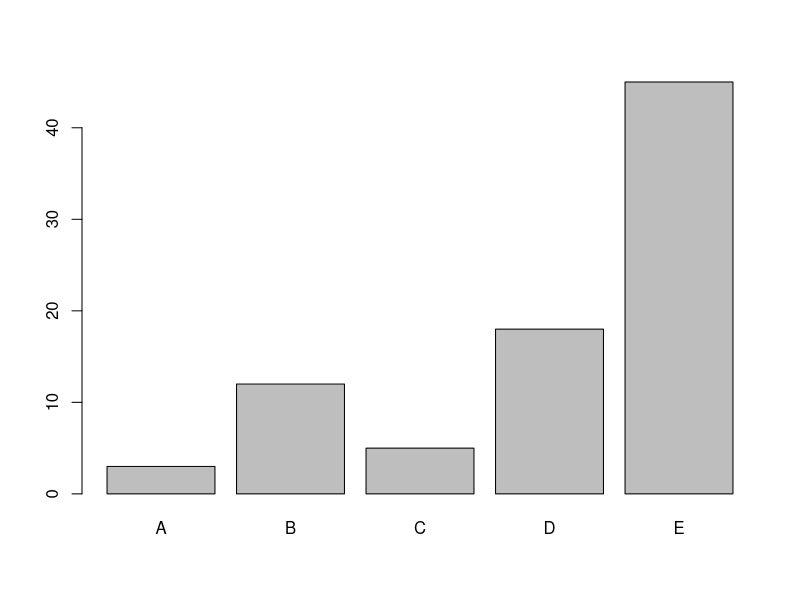
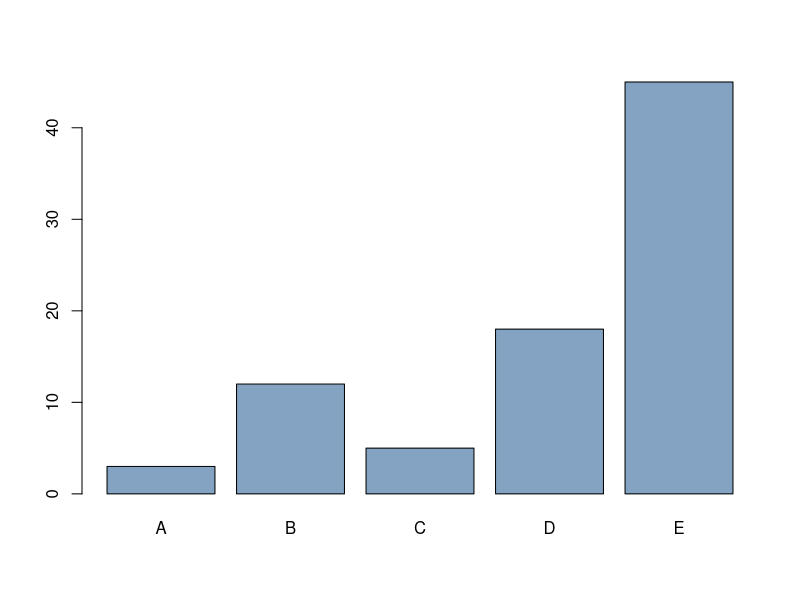
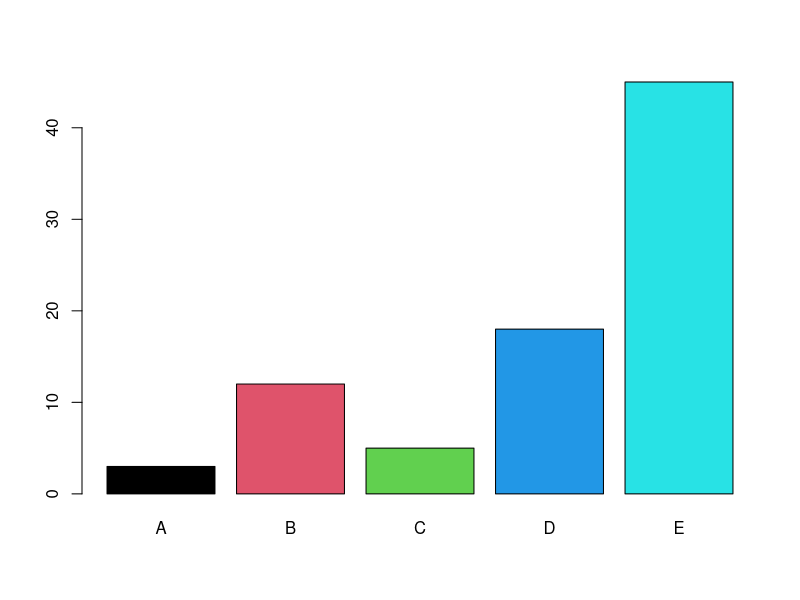
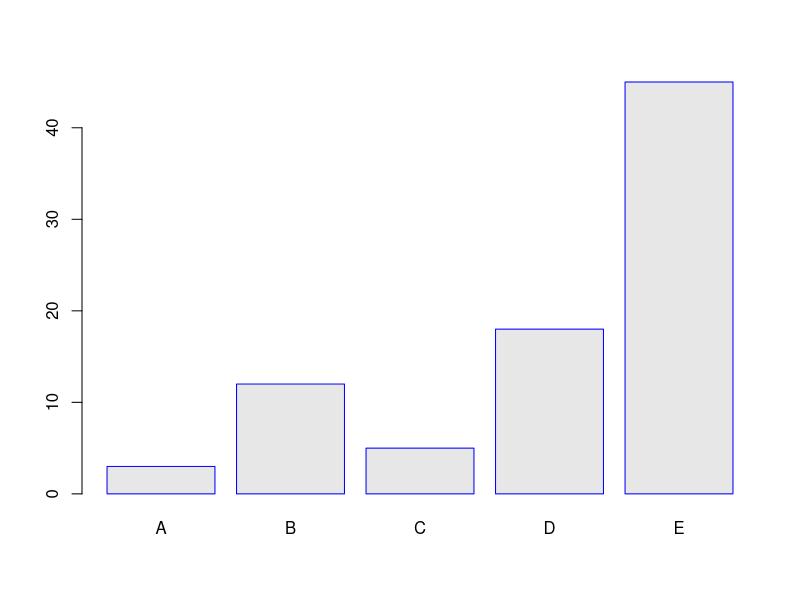
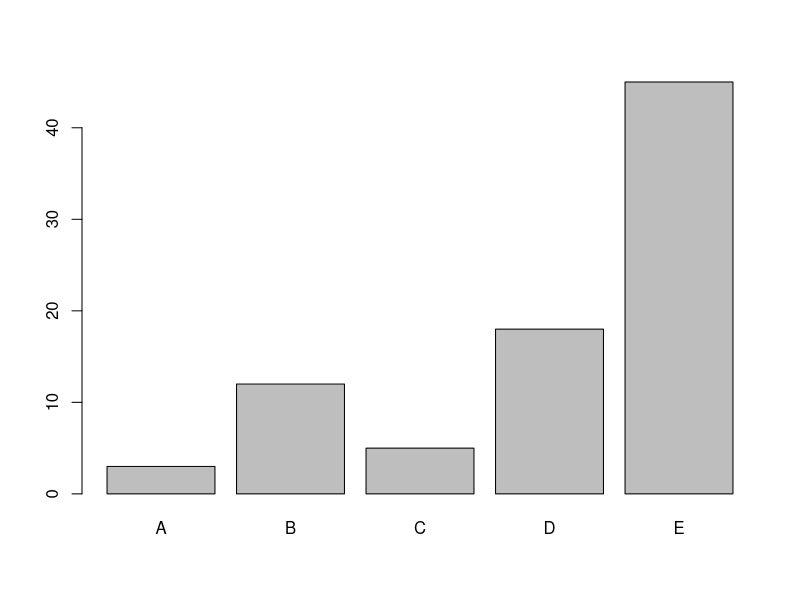
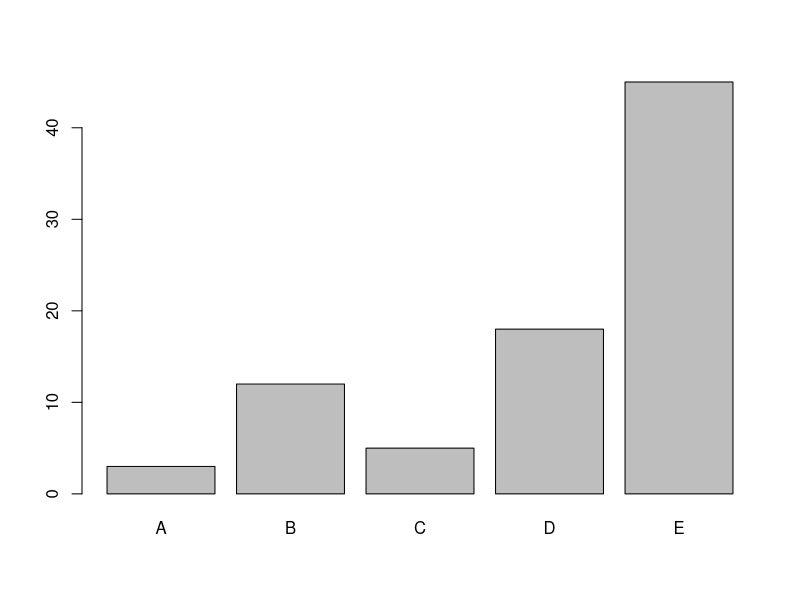
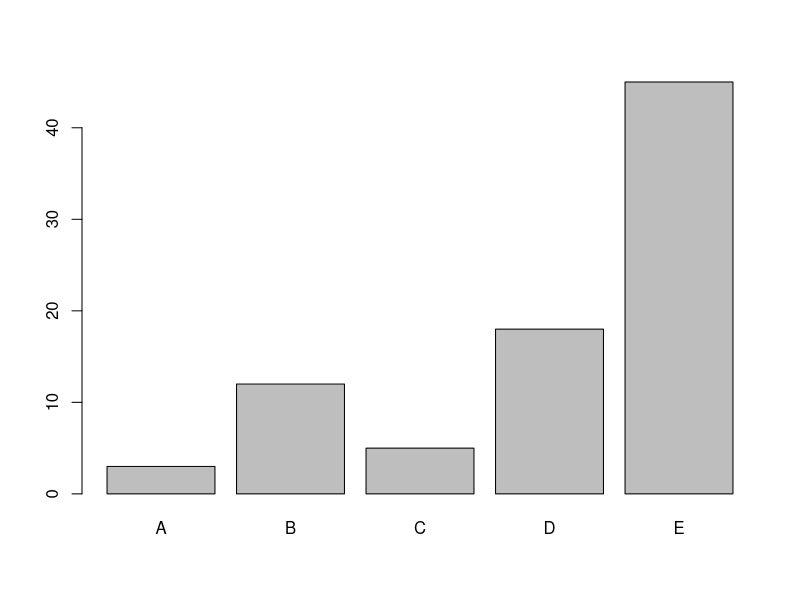
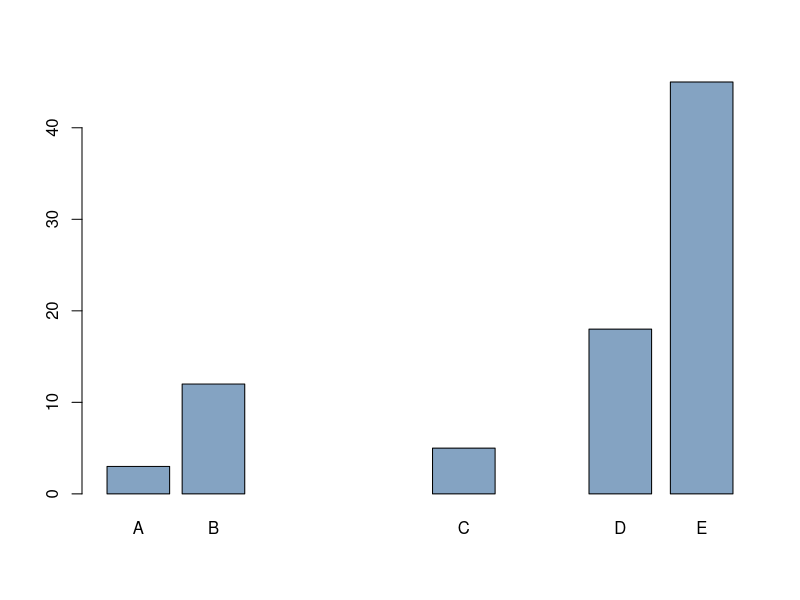

Generate these figures, in order, with R:
# bar plot - ALL
#http://www.r-graph-gallery.com/portfolio/barplot/


# Let's create a vector of data:
my_vector=c(3,12,5,18,45)
names(my_vector)=c("A","B","C","D","E")

# The most basic barplot you can do:
# see # for explanation
barplot(my_vector)

# Uniform color:
barplot(my_vector, col=rgb(0.2,0.4,0.6,0.6) )

# Color specific for each category:
barplot(my_vector, col=c(1,2,3,4,5) )

# Custom the border color of the bar:
barplot(my_vector, col=rgb(0.1,0.1,0.1,0.1), border="blue" )

# Change the classic attribute of plots:
png("#209_layout_barplot.png" , width = 480, height = 480 )
barplot(my_vector, col=rgb(0.5,0.1,0.6,0.6), xlab="categories", ylab="values", main="My title" , ylim=c(0,60) )
dev.off()

# You can put some texture for each bar
# see corresponding graph for density and angle attributes.
# 

# Let's create a vector of data:
my_vector=c(3,12,5,18,45)
names(my_vector)=c("A","B","C","D","E")

# The most basic barplot you can do:
# see # for explanation
barplot(my_vector)

# Let's create a vector of data:
my_vector=c(3,12,5,18,45)
names(my_vector)=c("A","B","C","D","E")

# The most basic barplot you can do:
# see # for explanation
barplot(my_vector)

# Let's create a vector of data:
my_vector=c(3,12,5,18,45)
names(my_vector)=c("A","B","C","D","E")

# The most basic barplot you can do:
# see # for explanation
barplot(my_vector)

# Change the classic attribute of plots:
png("#209_layout_barplot.png" , width = 480, height = 480 )
barplot(my_vector, col=rgb(0.5,0.1,0.6,0.6), xlab="categories", ylab="values", main="My title" , ylim=c(0,60) )
dev.off()

# You can put some texture for each bar
# see corresponding graph for density and angle attributes.

# Control space:
barplot(my_vector, col=rgb(0.2,0.4,0.6,0.6), space=c(0.1,0.2,3,1.5,0.3) )

# Control width:
barplot(my_vector, col=rgb(0.2,0.4,0.6,0.6), width=c(0.1,0.2,3,1.5,0.3) )

# Horizontal Barplot:
barplot(my_vector, col=rgb(0.2,0.4,0.6,0.6), horiz=T , las=1)

# Change the classic attribute of plots:
png("#209_layout_barplot.png" , width = 480, height = 480 )
barplot(my_vector, col=rgb(0.5,0.1,0.6,0.6), xlab="categories", ylab="values", main="My title" , ylim=c(0,60) )
dev.off()

# You can put some texture for each bar
# see corresponding graph for density and angle attributes.
# 





# Let's create a vector of data:
my_vector=c(3,12,5,18,45)
names(my_vector)=c("A","B","C","D","E")

# The most basic barplot you can do:
# see # for explanation
barplot(my_vector)


#http://www.r-graph-gallery.com/193-change-texture-of-barplot-with-density/
# plot
barplot( c(2,5,4,6) , density=c(5,10,20,30) , angle=c(0,45,90,11) , col="brown" , names.arg=c("A","B","C","D")  )
